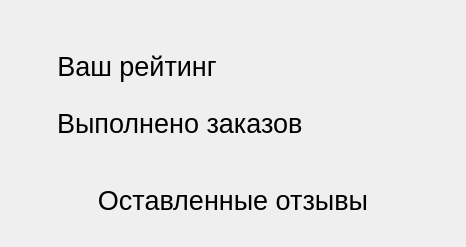
      <widget class="QWidget" name="tab_6">
       <attribute name="title">
        <string>Courier</string>
       </attribute>
       <layout class="QGridLayout" name="gridLayout_16">
        <item row="0" column="0">
         <layout class="QGridLayout" name="gridLayout_15">
          <item row="1" column="3">
           <widget class="QLabel" name="label_15">
            <property name="text">
             <string/>
            </property>
            <property name="pixmap">
             <pixmap resource="pictures.qrc">:/resources/icons8-star-48-full.png</pixmap>
            </property>
           </widget>
          </item>
          <item row="1" column="5">
           <spacer name="horizontalSpacer_18">
            <property name="orientation">
             <enum>Qt::Orientation::Horizontal</enum>
            </property>
            <property name="sizeHint" stdset="0">
             <size>
              <width>40</width>
              <height>20</height>
             </size>
            </property>
           </spacer>
          </item>
          <item row="3" column="4">
           <widget class="QLabel" name="do_order">
            <property name="minimumSize">
             <size>
              <width>100</width>
              <height>0</height>
             </size>
            </property>
            <property name="font">
             <font>
              <pointsize>20</pointsize>
             </font>
            </property>
            <property name="text">
             <string/>
            </property>
           </widget>
          </item>
          <item row="5" column="0" colspan="6">
           <widget class="QLabel" name="label_19">
            <property name="maximumSize">
             <size>
              <width>16777215</width>
              <height>100</height>
             </size>
            </property>
            <property name="font">
             <font>
              <pointsize>20</pointsize>
             </font>
            </property>
            <property name="text">
             <string>Оставленные отзывы</string>
            </property>
            <property name="alignment">
             <set>Qt::AlignmentFlag::AlignCenter</set>
            </property>
           </widget>
          </item>
          <item row="1" column="4">
           <widget class="QLabel" name="rating">
            <property name="minimumSize">
             <size>
              <width>100</width>
              <height>0</height>
             </size>
            </property>
            <property name="font">
             <font>
              <pointsize>20</pointsize>
             </font>
            </property>
            <property name="text">
             <string/>
            </property>
            <property name="alignment">
             <set>Qt::AlignmentFlag::AlignCenter</set>
            </property>
           </widget>
          </item>
          <item row="3" column="1" colspan="3">
           <widget class="QLabel" name="label_17">
            <property name="maximumSize">
             <size>
              <width>11111</width>
              <height>170</height>
             </size>
            </property>
            <property name="font">
             <font>
              <pointsize>20</pointsize>
             </font>
            </property>
            <property name="text">
             <string>Выполнено заказов</string>
            </property>
           </widget>
          </item>
          <item row="1" column="1">
           <widget class="QLabel" name="label_14">
            <property name="maximumSize">
             <size>
              <width>170</width>
              <height>60</height>
             </size>
            </property>
            <property name="font">
             <font>
              <pointsize>20</pointsize>
             </font>
            </property>
            <property name="text">
             <string>Ваш рейтинг</string>
            </property>
            <property name="alignment">
             <set>Qt::AlignmentFlag::AlignCenter</set>
            </property>
           </widget>
          </item>
          <item row="1" column="2">
           <spacer name="horizontalSpacer_20">
            <property name="orientation">
             <enum>Qt::Orientation::Horizontal</enum>
            </property>
            <property name="sizeType">
             <enum>QSizePolicy::Policy::Fixed</enum>
            </property>
            <property name="sizeHint" stdset="0">
             <size>
              <width>40</width>
              <height>20</height>
             </size>
            </property>
           </spacer>
          </item>
          <item row="1" column="0">
           <spacer name="horizontalSpacer_19">
            <property name="orientation">
             <enum>Qt::Orientation::Horizontal</enum>
            </property>
            <property name="sizeType">
             <enum>QSizePolicy::Policy::Fixed</enum>
            </property>
            <property name="sizeHint" stdset="0">
             <size>
              <width>40</width>
              <height>20</height>
             </size>
            </property>
           </spacer>
          </item>
          <item row="4" column="0" colspan="6">
           <spacer name="verticalSpacer_12">
            <property name="orientation">
             <enum>Qt::Orientation::Vertical</enum>
            </property>
            <property name="sizeType">
             <enum>QSizePolicy::Policy::Fixed</enum>
            </property>
            <property name="sizeHint" stdset="0">
             <size>
              <width>20</width>
              <height>40</height>
             </size>
            </property>
           </spacer>
          </item>
          <item row="2" column="0" colspan="6">
           <spacer name="verticalSpacer_14">
            <property name="orientation">
             <enum>Qt::Orientation::Vertical</enum>
            </property>
            <property name="sizeType">
             <enum>QSizePolicy::Policy::Fixed</enum>
            </property>
            <property name="sizeHint" stdset="0">
             <size>
              <width>20</width>
              <height>20</height>
             </size>
            </property>
           </spacer>
          </item>
          <item row="0" column="0" colspan="6">
           <spacer name="verticalSpacer_13">
            <property name="orientation">
             <enum>Qt::Orientation::Vertical</enum>
            </property>
            <property name="sizeType">
             <enum>QSizePolicy::Policy::Fixed</enum>
            </property>
            <property name="sizeHint" stdset="0">
             <size>
              <width>20</width>
              <height>40</height>
             </size>
            </property>
           </spacer>
          </item>
          <item row="6" column="0" colspan="6">
           <spacer name="verticalSpacer_15">
            <property name="orientation">
             <enum>Qt::Orientation::Vertical</enum>
            </property>
            <property name="sizeType">
             <enum>QSizePolicy::Policy::Fixed</enum>
            </property>
            <property name="sizeHint" stdset="0">
             <size>
              <width>20</width>
              <height>20</height>
             </size>
            </property>
           </spacer>
          </item>
         </layout>
        </item>
       </layout>
      </widget>
